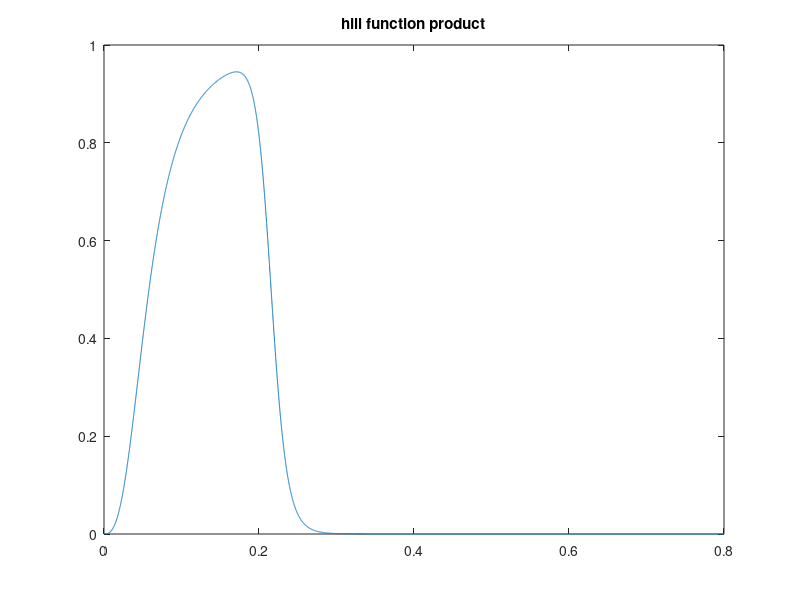
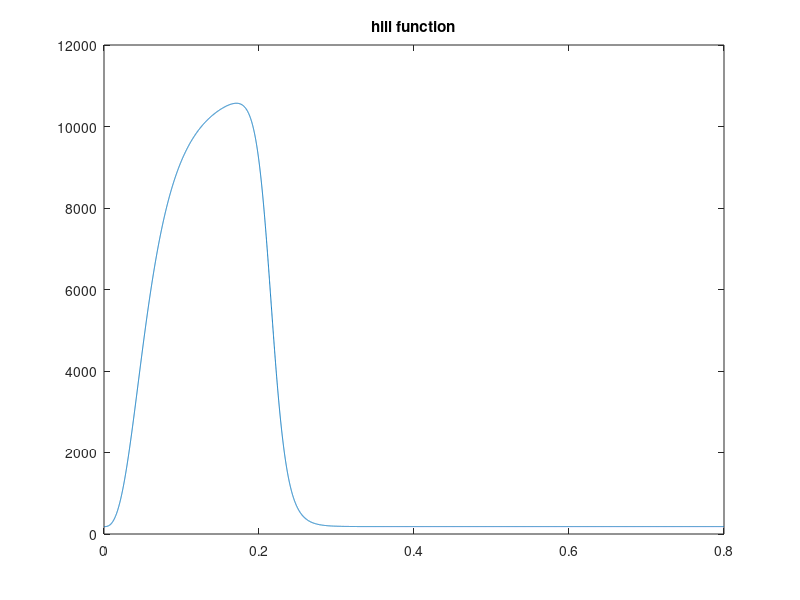

MATLAB code for these plots, in order: (Note: this script raises an error after producing the figures.)


MMHG_TO_CGS = 1333.22368;

cycle_length = 0.8; 


% parameters from KERCKHOFFS AMBE 2006 
% lv 
% note that min compliance is actually the larger value under confusing naming convention 
C_min_ml_over_kPa = 11.0; 
C_max_ml_over_kPa = 0.946; 

% E_min_kPa = 1/C_min_ml_over_kPa; 
% E_max_kPa = 1/C_max_ml_over_kPa; 

ML_OVER_KPA_TO_ML_OVER_DYNEPERCM2 = 1e-4; 

C_min_scaling = 5; 
C_max_scaling = 1; % 7.5; 

C_min_ml_over_dynespercm2 = C_min_scaling * C_min_ml_over_kPa * ML_OVER_KPA_TO_ML_OVER_DYNEPERCM2; 
C_max_ml_over_dynespercm2 = C_max_scaling * C_max_ml_over_kPa * ML_OVER_KPA_TO_ML_OVER_DYNEPERCM2; 

Emax = 1/C_max_ml_over_dynespercm2  
Emin = 1/C_min_ml_over_dynespercm2

Emin_mmHg_over_ml = Emin / MMHG_TO_CGS; 
Emax_mmHg_over_ml = Emax / MMHG_TO_CGS;

% estimate R ao 
delta_p_av_mmHg = 7; 
q_av_est = 450; % ml/s
delta_p_av_dynescm2 = delta_p_av_mmHg * MMHG_TO_CGS; 

r_av = delta_p_av_dynescm2 / q_av_est; 

cos_power = 1; 


rcr_on = false; 

R_proximal = 83.6698220729; 
C =  0.00167055364456;
R_distal = 1287.64596307;




Vrd = 26.1; % ml 
Vrs = 18.0; % ml
t_active = 0.6; % s 
t_twitch = 0.2; % s 

% from sv 0d      0.000351787 in mks 
inductance_mmHg = 0.000416; % mmHg s^2/ml, Danielsen and Ottesen 2004
inductance = inductance_mmHg * MMHG_TO_CGS; 



two_hill = true; 
if two_hill
    % hill function parameters 
    % brown AMBE 2023 
    tau_1 = 0.0725 * cycle_length; 
    tau_2 = 0.6 * 0.4503 * cycle_length; 
    m1 = 2.7463; 
    m2 = 21.5683; 

    g1 = @(t) (t./tau_1).^m1; 
    g2 = @(t) (t./tau_2).^m2; 

    two_hill_product = @(t) (g1(t) ./ (1 + g1(t))) .* (1 ./ (1 + g2(t))); 

    % broken 
    % two_hill_product_maximum_opt = -fminbnd(@(t) -two_hill_product(t), 0, cycle_length); 

    % hack opt 
    times_hill = linspace(0,cycle_length,1e5); 
    two_hill_product_maximum = max(two_hill_product(times_hill)); 


    k_coeff_two_hill = (Emax - Emin) / two_hill_product_maximum; 

    two_hill_function = @(t) k_coeff_two_hill * two_hill_product(t) + Emin; 

    % two_hill_function = @(t) two_hill_product(t); 

    figure; 
    times_hill = linspace(0,cycle_length,1e4); 
    plot(times_hill, two_hill_product(times_hill)); 
    title('hill function product')

    figure; 
    times_hill = linspace(0,cycle_length,1e4); 
    plot(times_hill, two_hill_function(times_hill)); 
    title('hill function')
    
end 


Q_goal_L_per_min = 5.6; 
Q_goal_ml_per_s = Q_goal_L_per_min * 1e3 / 60; 
Q_goal_ml_per_cycle = Q_goal_ml_per_s * cycle_length; 

% quadrature spacing 
debug = true; 
if debug 
    dt = 5e-5; 
else 
    dt = 5e-6; 
end 


points_one_cycle_Q_mi = [
-0.74695,-0.131
-0.72432,30.817
-0.712413,68.579
-0.699234,139.489
-0.69193,181.232
-0.68599,201.827
-0.676983,220.149
-0.667771,211.615
-0.653874,188.242
-0.639976,164.869
-0.603057,121.016
-0.557017,80.629
-0.51876,61.354
-0.459132,38.163
-0.416364,26.906
-0.382893,35.611
-0.360181,55.702
-0.352777,84.303
-0.348474,119.749
-0.342555,143.201
-0.329054,171.827
-0.318165,143.299
-0.313414,119.889
-0.307038,83.343
-0.302243,54.22
-0.297495,31.381
-0.292678,-0.599
-0.286337,-32.574
-0.277017,-55.394
-0.27382,-74.81
-0.267649,-84.499
-0.261621,-75.332
-0.255846,-33.023
-0.25457,-0.447
-0.254452,-15.875
-0.253163,14.987
-0.250241,31.57
-0.243995,12.167
-0.240855,0.179
-0.239291,-4.957
-0.23332,11.638
-0.225607,-0.331
-0.19512,-0.209
-0.137187,-1.12
-0.100607,-0.402
-0.079266,-0.317
-0.062498,-0.25]; 

points_one_cycle_p_lv_mmHg = [
-0.746864,29.758
-0.733269,17.538
-0.710503,4.179
-0.684491,2.751
-0.646184,4.161
-0.606373,3.865
-0.554301,4.135
-0.497627,4.971
-0.424072,8.075
-0.365836,10.899
-0.321378,14.012
-0.289215,14.287
-0.265991,30.757
-0.256468,52.63
-0.251674,65.696
-0.243734,84.16
-0.240415,100.921
-0.234028,117.964
-0.218636,123.073
% -0.191049,124.486
-0.160369,127.886
-0.132791,128.731
-0.114445,126.737
-0.102285,120.768
-0.097817,112.528
-0.0903,103.435
-0.08584,94.627
-0.081416,83.546
-0.075451,73.033
-0.068008,59.11
-0.063561,49.45
-0.057597,38.937
]; 


% start at zero 
times_Q_mi_adjusted = points_one_cycle_Q_mi(:,1) - points_one_cycle_Q_mi(1,1); 

% normalize times to desired cardiac cycle duration 
times_Q_mi_adjusted = times_Q_mi_adjusted * cycle_length / times_Q_mi_adjusted(end); 

Q_mi_adjusted = points_one_cycle_Q_mi(:,2);  

points_one_cycle_Q_mi_adjusted = [times_Q_mi_adjusted, Q_mi_adjusted]; 


% start at zero 
times_p_lv_mmHg_adjusted = points_one_cycle_p_lv_mmHg(:,1) - points_one_cycle_p_lv_mmHg(1,1); 

% normalize times to desired cardiac cycle duration 
times_p_lv_mmHg_adjusted = times_p_lv_mmHg_adjusted * cycle_length / times_p_lv_mmHg_adjusted(end); 

p_lv_mmHg_adjusted = points_one_cycle_p_lv_mmHg(:,2);  

% threshold 
p_lv_activation_threshold = 20; 
p_lv_mmHg_adjusted = (p_lv_mmHg_adjusted > p_lv_activation_threshold) .* p_lv_mmHg_adjusted; 
p_lv_normalized = p_lv_mmHg_adjusted / max(p_lv_mmHg_adjusted); 

points_one_cycle_lv_activation= [times_p_lv_mmHg_adjusted, p_lv_normalized]; 



% plot(times_Q_mi_adjusted, points_one_cycle_Q_mi(:,2)); 

base_name = 'fourier_coeffs';
suffix = '_Q_mi'

file_name = strcat(base_name, suffix, '.txt'); 

bump_radius = .025; 
n_fourier_coeffs = 600; 
plots = false; 

[a_0_Q_mi a_n_Q_mi b_n_Q_mi Series_Q_mi ] = series_and_smooth(points_one_cycle_Q_mi_adjusted, dt, bump_radius, n_fourier_coeffs, plots); 

t = 0:dt:cycle_length; 
vals_Q_mi_series = Series_Q_mi(t); 

% fig = figure; 
% plot(t, vals_Q_mi_series, 'k'); 
% hold on
% title('Q mi')
% xlabel('t')
% ylabel('Q (ml/s)')
% set(fig, 'Position', [100, 100, 1000, 500])
% set(fig,'PaperPositionMode','auto')

% trap integral 
Q_mi_total = sum(vals_Q_mi_series(1:(end-1)) * dt); 

scaling_q_mi = Q_goal_ml_per_cycle / Q_mi_total; 

% scale mitral to goal 
Series_Q_mi_scaled = @(t) scaling_q_mi * Series_Q_mi(t); 

output_series_coeffs_to_txt(scaling_q_mi * a_0_Q_mi, scaling_q_mi * a_n_Q_mi, scaling_q_mi * b_n_Q_mi, n_fourier_coeffs, cycle_length, file_name); 



base_name = 'fourier_coeffs';
suffix = '_lv_activation'

file_name = strcat(base_name, suffix, '.txt'); 

bump_radius = .025; 
n_fourier_coeffs = 600; 
plots = false; 

[a_0_lv_act, a_n_lv_act, b_n_lv_act, Series_lv_activation] = series_and_smooth(points_one_cycle_lv_activation, dt, bump_radius, n_fourier_coeffs, plots); 

output_series_coeffs_to_txt(a_0_lv_act, a_n_lv_act, b_n_lv_act, n_fourier_coeffs, cycle_length, file_name); 

t = 0:dt:cycle_length; 
vals_lv_activation = Series_lv_activation(t); 

% fig = figure; 
% plot(t, vals_lv_activation, 'k'); 
% hold on
% title('lv act')
% xlabel('t')
% ylabel('act')
% set(fig, 'Position', [100, 100, 1000, 500])
% set(fig,'PaperPositionMode','auto')

% % trap integral 
% Q_mi_total = sum(vals_Q_mi_series(1:(end-1)) * dt); 
% 
% % scale mitral to goal 
% Series_Q_mi_scaled = @(t) (Q_goal_ml_per_cycle / Q_mi_total) * Series_Q_mi(t); 






load('bc_data_aortic_20978583_384_63b7a5b.mat', 'times', 'q_aorta', 'p_aorta'); 
times_ao = times; 

min_idx_times_ao = find(times >= cycle_length, 1); 
max_idx_times_ao = find(times > (2*cycle_length), 1) - 1; 

times_cycle_2   = times_ao(min_idx_times_ao:max_idx_times_ao); 
q_aorta_cycle_2 = q_aorta(min_idx_times_ao:max_idx_times_ao); 

dt_Q_ao_series = times_cycle_2(2) - times_cycle_2(1); 
[~, ~, ~, Series_Q_Ao] = fourier_series_uniform(times_cycle_2, q_aorta_cycle_2, cycle_length, n_fourier_coeffs, dt_Q_ao_series); 

vals_Q_Ao_series = Series_Q_Ao(t); 

Q_Ao_total = sum(vals_Q_Ao_series(1:(end-1)) * dt); 

% plot(t, vals_Q_Ao_series, 'k'); 

% scale Ao too for conservation 
Series_Q_Ao_scaled = @(t) (Q_goal_ml_per_cycle / Q_Ao_total) * Series_Q_Ao(t); 


p_aorta_cycle_2 = p_aorta(min_idx_times_ao:max_idx_times_ao); 

[~, ~, ~, Series_P_Ao_mmHg] = fourier_series_uniform(times_cycle_2, p_aorta_cycle_2, cycle_length, n_fourier_coeffs, dt_Q_ao_series); 

Series_P_Ao_dynescm2 = @(t) MMHG_TO_CGS * Series_P_Ao_mmHg(t); 

dt = 1e-4; 

t_offset_Q_mi = 0; 

n_cycles = 3; 
max_t = n_cycles * cycle_length; 

times = 0:dt:max_t; 

n_times = length(times); 

P_lv_in  = zeros(n_times, 1); 
P_lv_out = zeros(n_times, 1); 
V_lv     = zeros(n_times, 1); 
act      = zeros(n_times, 1); 
Vrest    = zeros(n_times, 1); 
Elas     = zeros(n_times, 1); 

% start at diastolic rest volume 
V_lv(1) = Vrd; 

% both pressures can start at zero 

% forcing terms 
Q_mi = Series_Q_mi_scaled(times - t_offset_Q_mi); 

if ~two_hill
    act  = Series_lv_activation(times - t_offset_Q_mi); 
end 

prescribe_Q_ao = false; 
if prescribe_Q_ao
    Q_ao = Series_Q_Ao_scaled(times); 
else 
    Q_ao = zeros(n_times, 1); 
    
    if rcr_on
        P_ao_initial = 94 * MMHG_TO_CGS; 
        P_ao_distal = zeros(n_times, 1); 
        P_wk        = zeros(n_times, 1); 
        P_ao_distal(1) = P_ao_initial; 
        P_wk(1) = P_ao_initial; 
    else 
        P_ao_distal = Series_P_Ao_dynescm2(times); 
    end 
end 

V_lv(1) = Vrd; 

for n = 1:(n_times-1)

    t = dt*n; 

    if ~prescribe_Q_ao
        if P_lv_out(n) > P_ao_distal(n)
            Q_ao(n) = (1/r_av) * (P_lv_out(n) - P_ao_distal(n)); 
        else 
            Q_ao(n) = 0; 
        end 
    end 
    
    % rcr update 
    if rcr_on
        P_wk(n+1) = P_wk(n) + (dt/C) * (-P_wk(n)/R_distal + Q_ao(n)); 
        P_ao_distal(n+1) = P_wk(n+1) + R_proximal * Q_ao(n); 
    end 
    
    % eqn 3 for ventricular volume 
    V_lv(n+1) = V_lv(n) + dt * (Q_mi(n) - Q_ao(n)); 

    if two_hill
        
    else 
        % calculate current elastance Elas 
        t_in_cycle = mod(t, cycle_length);

        t_contract = 0;
        if (t_in_cycle >= t_active)
            t_contract = t_in_cycle - t_active;
        end

    %     act(n+1) = 0;
    %     if (t_contract <= t_twitch)
    %         % act(n+1) = (-0.5 * cos(2 * pi * t_contract / t_twitch) + 0.5)^cos_power;
    %     end 

        if t < 0.2
            act_temp = 0; 
        else 
            act_temp = act(n+1); 
        end 
    end 
    
    Vrest(n+1) = (1.0 - act_temp) * (Vrd - Vrs) + Vrs;
    Elas(n+1) = (Emax - Emin) * act_temp + Emin;

    % eqn 2 
    % check the time lags here 
    P_lv_in(n+1) = Elas(n+1) * (V_lv(n+1) - Vrest(n+1)); 

    if n > 1
        P_lv_out(n+1) = P_lv_in(n+1) - inductance * (Q_ao(n) - Q_ao(n-1))/dt; 
    else 
        P_lv_out(n+1) = P_lv_in(n+1); 
    end 
    
end 

% figure; 
% dQao_dt = (Q_ao(2:end) - Q_ao(1:(end-1))) / dt; 
% plot(times, P_lv_in - P_lv_out); 
% hold on 
% plot(times(2:end), dQao_dt)
% legend('P_lv_out - P_lv_in', 'L * dQao_dt')


figure; 
times_cycle_2   = times_ao(min_idx_times_ao:max_idx_times_ao); 
q_aorta_cycle_2 = q_aorta(min_idx_times_ao:max_idx_times_ao); 
dt_prescribed = times_cycle_2(2) - times_cycle_2(1); 

dQao_prescribed_dt = (q_aorta_cycle_2(2:end) - q_aorta_cycle_2(1:(end-1))) / dt_prescribed; 
plot(times_cycle_2(2:end), dQao_prescribed_dt)
title('dq prescribed dt')




P_lv_out_mmHg = P_lv_out / MMHG_TO_CGS;
P_lv_in_mmHg  = P_lv_in  / MMHG_TO_CGS; 

fig = figure; 
subplot(5,1,1)
hold on 
plot(times, Q_mi)
plot(times, Q_ao)
ylabel('ml')
legend('Q mi', 'Q ao')


subplot(5,1,2)
hold on 
plot(times, V_lv)
plot(times, Vrest)
ylabel('ml')
legend('V lv', 'Vrest')

subplot(5,1,3); 
hold on 
plot(times, P_lv_in_mmHg)
plot(times, P_lv_out_mmHg)
if ~prescribe_Q_ao
    P_ao_distal_mmHg = P_ao_distal / MMHG_TO_CGS; 
    plot(times, P_ao_distal_mmHg); 
end 
if rcr_on
    plot(times, P_wk / MMHG_TO_CGS); 
end 
ylabel('P mmHg')
legend('P lv in mmHg', 'P lv out mmHg', 'P ao distal mmHg', 'P wk')

subplot(5,1,4); 
hold on 
plot(times, act)
legend('activation')

subplot(5,1,5); 
hold on 
plot(times, Elas)
legend('Elas')



figure; 
hold on 
plot(V_lv, P_lv_in_mmHg)
xlabel('V ml')
ylabel('P LV mmHg')







